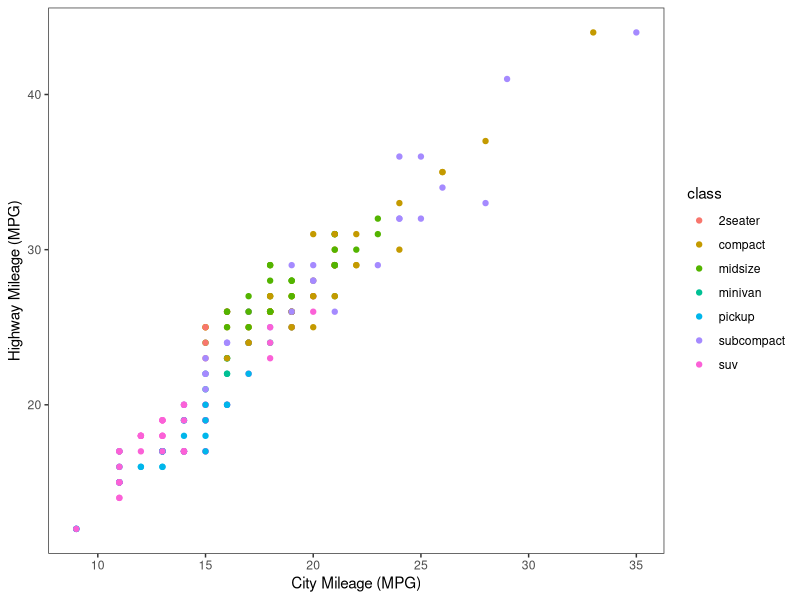
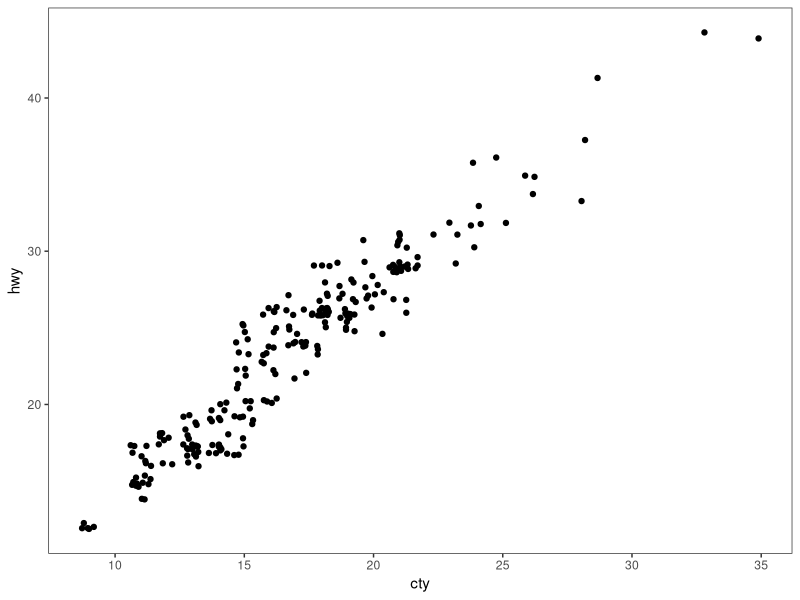
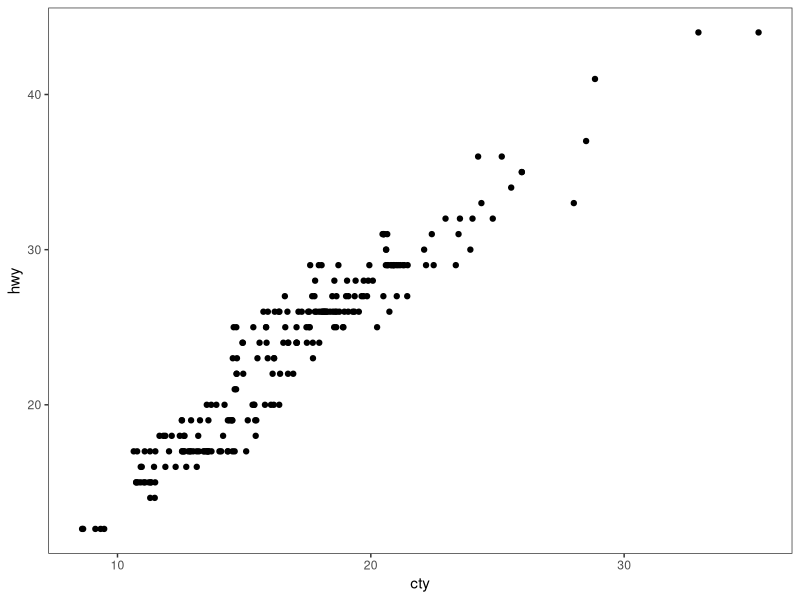
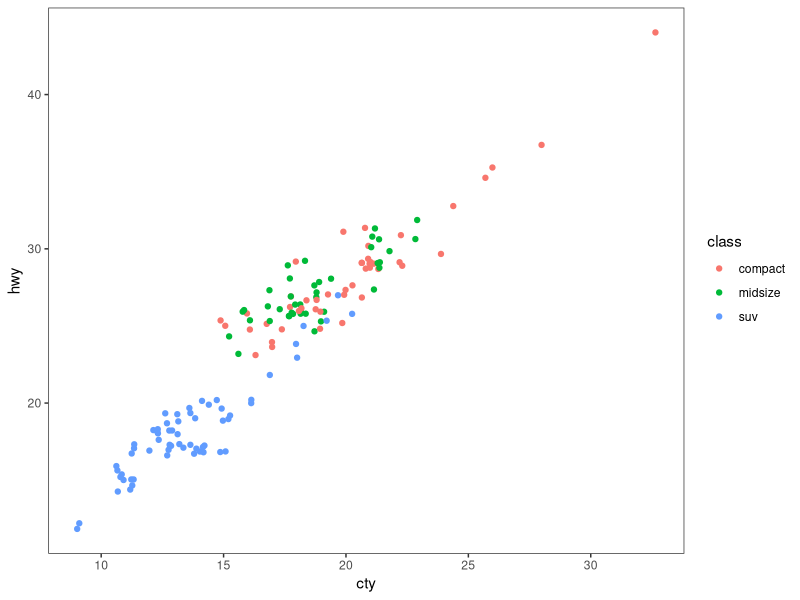
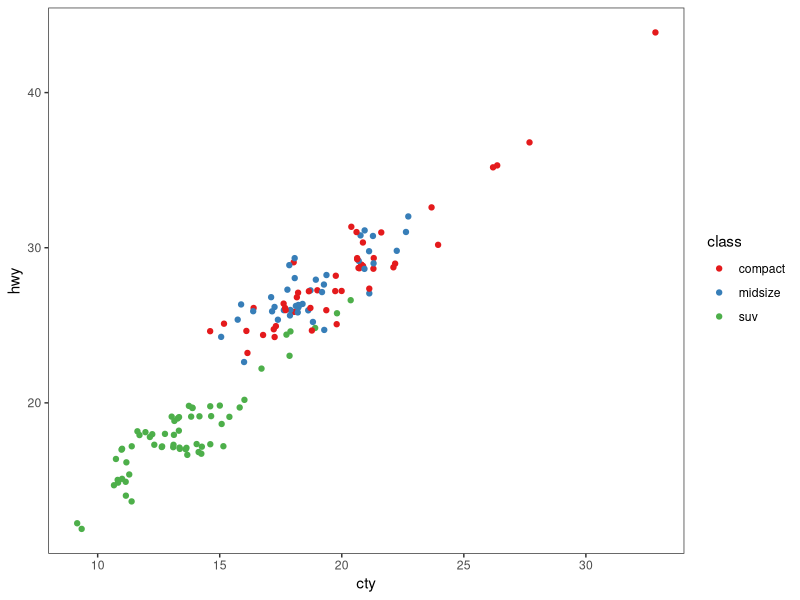
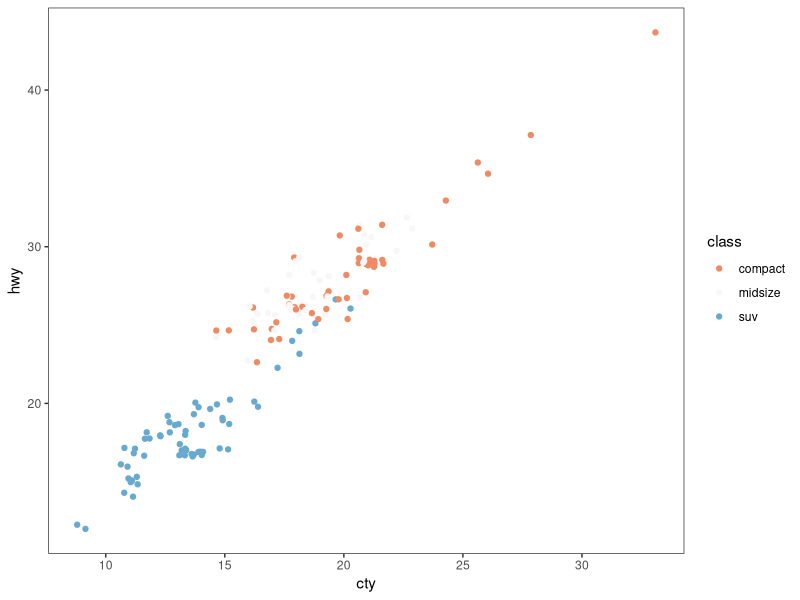
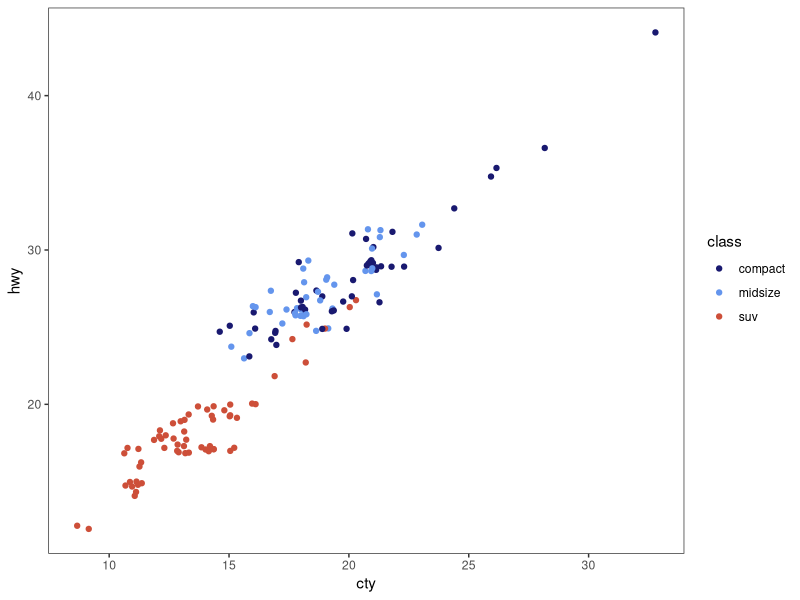
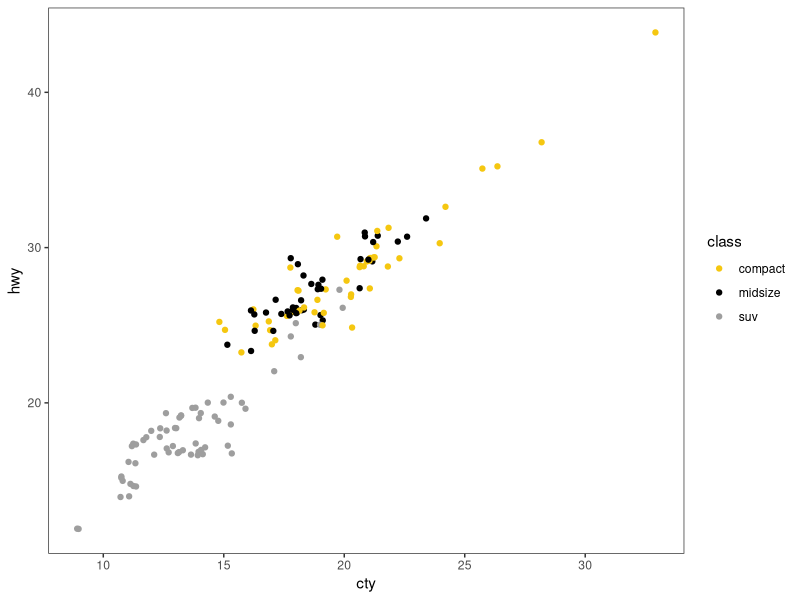

These figures' R source, in order: (Note: this script raises an error after producing the figures.)
# ---------------------------------------------------------- #
#### MODULE 3: Plot even more data!                       ####               
# ---------------------------------------------------------- #

## OBJECTIVE:
# 1. To develop a "grammar of graphics".
# 2. To become comfortable using ggplot2 for exploratory data visualization.


# ---------------------------------------------------------- #
#### SET UP:                                              ####
# ---------------------------------------------------------- #
# REMINDER: In RStudio, open the Rproject for our course (UNCG_DataWrangling), 
# pull any changes from GitHub, and navigate to the branch you created for 
# yourself (just a single branch for the whole semester) in RStudio's Git tab.
# Open this week's assignment in this new branch to complete and submit on GitHub.
# Ideally, you'll commit your answers a bit at a time as you work through
# this assignment, rather than committing all at once at the end.

# Reminder of some helpful resources for graphing in R:
# ggplot Cookbook: http://www.cookbook-r.com/Graphs/
# Official ggplot2 Book: https://ggplot2-book.org/
# Themes in ggplot2: https://ggplot2-book.org/polishing.html#themes

# In ggplot2, aesthetic means “something you can see”. Each aesthetic is a
# mapping between a visual cue and a variable.
# Examples include:
# position (i.e., on the x and y axes)
# color (“outside” color)
# fill (“inside” color)
# shape (of points)
# line type
# size

# Each type of geometric object (geom) accepts only a subset of all aesthetics.
# Refer to the geom help pages to see what mappings each geom accepts. Aesthetic
# mappings are set with the aes() function.

# TASK: We will be using the ggplot2 package for graphing. Fortunately, ggplot2 
# is nested within the tidyverse package (along with many others).
# Start by writing code to load the tidyverse library.
# HINT: see the end of assignment #1 if you forgot how to load a package.


# TASK: Write code below to set your theme to black and white and both your major
# AND minor gridlines to element_blank for all plots you'll be making today.
# HINT: Check back to last week's assignment section 1.9 for setting themes for
# all plots.

library(tidyverse)

theme_set(
  theme_bw() +
    theme(
      panel.grid.major = element_blank(),
      panel.grid.minor = element_blank()))


# ---------------------------------------------------------- #
#### 1.0 CORRELATION                                      ####
# ---------------------------------------------------------- #

# We learned how to make correlations last week, but it never hurts to get
# more practice! Let's start by using a data set built into ggplot2.
# The mpg dataset looks at the gas efficiency of different cars. Run the following
# code to load the data:
data(mpg, package = "ggplot2")

# TASK: Create a scatterplot (i.e., a dot plot) to relate city and highway mileage.
# Color the points by the class of car (class column) and label the x and y axis 
# to be more informative (City Mileage (MPG) vs Highway Mileage (MPG)).
# HINT: Refer back to last week's assignment or the ggplot help resources if you 
# forget how to make a scatterplot.

ggplot(mpg, aes(x = cty, y = hwy, color = class)) +
  geom_point() +
  xlab("City Mileage (MPG)") +
  ylab("Highway Mileage (MPG)")

# Looks alright, but the graph may be hiding some information...
# QUESTION: How many data points are in the mpg dataframe?

nrow(mpg)
##234

# QUESTION: Approximately how many dots are in the graph you just made? How does
# that compare to the number of observations in the dataframe?

##There are about 75 dots visible but there are actually 234 observations because many points overlap.

# Try another correlation-focused geom that addresses this problem by running
# the following code:
ggplot(data=mpg, aes(x=cty, y=hwy)) + 
  geom_jitter()


# QUESTION: What happened when you created the plot with geom_jitter?

##The points are spread out

# QUESTION: Run the code to create a plot using geom_jitter a second time. Then run it
# again and again. What happens each time? Why is this happening?

##The points shift around a little due to being randomly placed.

# TASK: The default in geom_jitter is to jitter (or slightly move) the points away
# from each other in both the x and y directions. Check the help file for geom_jitter
# and write code below to make a graph where you jitter points in only the x-dimension
# by 0.5.

ggplot(data = mpg, aes(x = cty, y = hwy)) + 
  geom_jitter(width = 0.5, height = 0)

# ---------------------------------------------------------- #
#### 1.1 DETOUR! COLORS, COLORS, COLORS                   ####
# ---------------------------------------------------------- #

# Our world is so colorful, and our graphs can be too! But we want to be mindful
# of our color choices to not only be beautiful, but also informative and accessible.

# TASK: Create a new dataframe that filters our mpg data down to only information
# for car classes compact, midsize, and suv using an %in% statement. Name your 
# new dataframe mpgSubset.
# HINT: Refer back to the Transform assignment if you want help with %in% (or 
# try googling!)

mpgSubset <- mpg %>%
  filter(class %in% c("compact", "midsize", "suv"))

# ggplot has lots of nice (and some not so nice) built-in color palettes that we 
# can use to fill our bars with color. Try running the following code:
ggplot(data=mpgSubset, aes(x=cty, y=hwy, color=class)) +
  geom_jitter()

# The code above supplies us with ggplot's default color palette, which I find not
# so pleasing. Let's try to change this!

# We can add a statement specifying the scale of colors we would prefer. One way
# to do this is to use other pre-set palettes from ggplot. Run the code below to 
# ask ggplot to use the color brewer's palette called Set 1.
ggplot(data=mpgSubset, aes(x=cty, y=hwy, color=class)) +
  geom_jitter() +
  scale_color_brewer(palette="Set1")

# Alternatively, we could use the "RdBu" palette:
ggplot(data=mpgSubset, aes(x=cty, y=hwy, color=class)) +
  geom_jitter() +
  scale_color_brewer(palette="RdBu")

# QUESTION: Investigate the color brewer's range of palettes at this website: 
# https://r-graph-gallery.com/38-rcolorbrewers-palettes.html
# What do you notice about the colors chosen from each of the palettes that we
# used above? (i.e., does it use the first three colors in the palette? The last
# three? Some other combination?)

##uses three colors from the chosen palette to match the three car classes. 

# We could also pick out EXACTLY which colors we want for our figure. 
# There are 4 main ways to specify colors in R:
### by name
### by number
### by Hex code
### with the rgb() function

# By Name: R allows you to call more than 600 colors by name! Run the following
# code to see a list:
colors()

# We can put in the colors we chose for each variable by adding the 
# scale_color_manual() function to our plot. Try it out by running the following
# code:
ggplot(data=mpgSubset, aes(x=cty, y=hwy, color=class)) +
  geom_jitter() +
  scale_color_manual(values=c('midnightblue', 'cornflowerblue', 'tomato3'))


# You can also chose colors by number, which are assigned in R.

# TASK: Copy and paste the code to make our scatterplot and replace the color names
# with three numbers of your choice (between 1 and 657). How does your new figure look?
# HINT: remember to remove the quotation marks when calling numbers.

ggplot(data = mpgSubset, aes(x = cty, y = hwy, color = class)) +
  geom_jitter() +
  scale_color_manual(values = c(23, 89, 456))

##Data is same just colors are changed black, yellow, grey.

# QUESTION: How do you think you could figure out which color name belongs to
# each color number?
# HINT: Try creating a dataframe from color() by passing it into the
# as.data.frame() function.

as.data.frame(colors())
##Turned colors into a dataframe

# You can also chose colors by Hex code. A Hex color code is a 6-symbol code made
# of up to three 2-symbol elements (6 symbols in length all together). Each of 
# the 2-symbol elements represents a color value in the Red-Green-Blue (RGB) color
# scale from 0 to 255. Hex codes are written with a # in front of them. Let's try
# out calling our colors using hex code.
ggplot(data=mpgSubset, aes(x=cty, y=hwy, color=class)) +
  geom_jitter() +
  scale_color_manual(values=c('#191970', '#6495ED', '#FF6347'))

# There are two great things about hex codes. First, you can call ANY color you 
# want with a hex code. That is, you're not limited to the 657 colors that are
# in ggplot. By specifying the color by hex code, you can pick literally anything!

# TASK: Google the search term "color picker". This should bring up google's color
# picker (in addition to a billion other color picking websites). Use this color
# picker to generate the hex codes for three new colors of your choice. Then copy
# and paste the above code, replacing the hex codes with your color choices.


# The second great thing about hex codes is that you can control the transparency
# of your colors. Transparency is set in a hex code by adding two extra symbols
# to the end, which together make up the "alpha" element. Adding 00 to the end 
# of your hex code will make your color completely transparent, while adding FF 
# to the end will make it completely opaque. Any number/letters in-between will 
# result in partial transparency. You can find a complete list of transparencies
# between 0-100% here: https://gist.github.com/lopspower/03fb1cc0ac9f32ef38f4

ggplot(data = mpgSubset, aes(x = cty, y = hwy, color = class)) +
  geom_jitter() +
  scale_color_manual(values = c("#2E86AB", "#F18F01", "#C73E1D"))

# TASK: Try out transparency by copying and pasting your graph code below and
# adding the alpha element to the end of each of your hex codes to make your
# first color 0% transparent, your second color 50% transparent, and your third
# color 100% transparent.

ggplot(data = mpgSubset, aes(x = cty, y = hwy, color = class)) +
  geom_jitter() +
  scale_color_manual(values = c("#2E86AB00", "#F18F0180", "#C73E1DFF"))

# QUESTION: What happened to the point that you set to 100% transparent?

##Became invisible

# Finally, we can set our colors using the rgb() function. This operates very
# similarly to the hex code, where you can pick exactly the color and transparency
# you want. Try it out by running the following code:
ggplot(data=mpgSubset, aes(x=cty, y=hwy, color=class)) +
  geom_jitter() +
  scale_color_manual(values=c(rgb(.10, .10, .44, 1), rgb(.39, .58, .93, 1), rgb(1.0, .39, .28, 1)))

# TASK: Modify the above code to make all of your points 50% transparent.

ggplot(data = mpgSubset, aes(x = cty, y = hwy, color = class)) +
  geom_jitter() +
  scale_color_manual(values = c(
    rgb(.10, .10, .44, .5),
    rgb(.39, .58, .93, .5),
    rgb(1.0, .39, .28, .5)))

# There are so many inventive and artistic people in the world who have expanded
# the offerings for colors in ggplot. Check out some notable ones listed below
# when choosing colors for this assignment.
### Color-blind friendly palettes: https://github.com/JLSteenwyk/ggpubfigs
### Color palettes from vintage National Parks posters: https://github.com/katiejolly/nationalparkcolors
### Color palettes based on Wes Anderson movies: https://github.com/karthik/wesanderson
### Color palettes from famous Dutch paintings: https://github.com/EdwinTh/dutchmasters


# ---------------------------------------------------------- #
#### 1.2 DETOUR! LEGENDS                                  ####
# ---------------------------------------------------------- #

# When you specify colors in your ggplot code, R throws in a bonus legend for free!
# However, this legend is often not as clear or visually appealing as we might 
# prefer. But as with all geometric objects in ggplot, legends can be easily altered.

# Run the following code to create a scatter plot. Feel free to modify the colors
# as you prefer!
ggplot(data=mpgSubset, aes(x=cty, y=hwy, color=class)) +
  geom_jitter()

# QUESTION: Where did ggplot get the legend title and values from?

##title from varibale name class and values from different categories in class column.

# We could change the title and values in our legend by altering the dataframe
# we are passing into ggplot. But that seems a bit drastic. Instead, we can 
# lean on the same code that specifies our color picks to alter the legend text.
# Try it out by running the following code:
ggplot(data=mpgSubset, aes(x=cty, y=hwy, color=class)) + ##makes the plot and maps cty to x, hwy to y, and class to color
  geom_jitter() + ##shifts points to avoid overlap
  scale_color_manual(values=c('#FCBA03', '#380754', '#496916'), ##choose colors for classes
                     name='Class of Car', ##changes legend title
                     breaks=c('suv', 'midsize', 'compact'), ##legend order
                     labels=c('SUV', 'Midsize', 'Compact')) ##make them all uppercase


# TASK: Label each line of the code above with what it is doing.
# HINT: Check the scale_color_manual help file or ggplot Cookbook for more info.



# IMPORTANT: It is important to pay attention to the order you provide ggplot with 
# your color choices and legend labels! Try running the following code:
ggplot(data=mpgSubset, aes(x=cty, y=hwy, color=class)) + 
  geom_jitter() + 
  scale_color_manual(values=c('#FCBA03', '#380754', '#496916'), 
                     name='Class of Car', 
                     breaks=c('suv', 'midsize', 'compact'), 
                     labels=c('Compact', 'SUV', 'Midsize')) 


# QUESTION: What is wrong with the code above? Why is it so important to be
# careful with the order you pass information into ggplot?

##Labels are in different order. ##Important to be careful so things like this where the legend becomes inaccurate don't happen.

# While changing the legend text and factor order takes place in the scale_color_manual
# step, moving the legend around on the graph page is part of the graph theme. We
# can try this out using the code below:
ggplot(data=mpgSubset, aes(x=cty, y=hwy, color=class)) + 
  geom_jitter() + 
  theme(legend.position='top')


# TASK: Modify the code above to have the legend display along the bottom of
# the figure.

ggplot(data=mpgSubset, aes(x=cty, y=hwy, color=class)) + 
  geom_jitter() + 
  theme(legend.position='bottom')

# We can also have the legend located within the area of the graph itself! We can 
# do this by specifying the coordinates for where the legend should go within the
# graph axes. First we set the legend position and then we set the anchoring 
# position by justifying the legend.
### bottom left: 0,0
### bottom right: 1,0
### top left: 0,1
### top right: 1,1

# Try it out by running the following code:
ggplot(data=mpgSubset, aes(x=cty, y=hwy, color=class)) + 
  geom_jitter() + 
  theme(legend.position=c(1,0), legend.justification=c(1,0))

# QUESTION: What happens if you don't include the code for legend justification
# above?

##legend may end up out of the graph

# TASK: Copy and paste the code from above. Modify it to place the legend in the
# upper left part of the graph.

ggplot(data=mpgSubset, aes(x=cty, y=hwy, color=class)) + 
  geom_jitter() + 
  theme(legend.position=c(0,1), legend.justification=c(0,1))

# Finally, we might want to remove the legend altogether! We would do so by
# modifying the theme as well. 

# TASK: Check the ggplot cookbook to find the legends section. Read what it says 
# about removing the legend. Then copy and paste the graph code from above. Modify
# the code to remove the legend.

ggplot(data=mpgSubset, aes(x=cty, y=hwy, color=class)) + 
  geom_jitter() + 
  theme(legend.position='none')


# ---------------------------------------------------------- #
#### 2.0 DEVIATION                                        ####
# ---------------------------------------------------------- #

# Used to compare variation in values between small number of items (or categories) 
# with respect to a fixed reference.

# Whether the graphical type is a deviation graph or a composition graph (or a 
# ranking graph) may depend on the underlying data structure.

# We used geom_bar() last week with factor data to create a bar graph. But
# geom_bar() is a bit tricky because it can make EITHER a bar graph or a histogram
# depending on the data you give it. The default of geom_bar() is to set stat to 
# count so if you give it just a continuous x value, it will make a histogram. Try
# it with the following code:
ggplot(data=mpg, aes(x=hwy)) + 
  geom_bar()

# In order to have the geom create bars and not a histogram, you must:
# 1) Set stat = identity
# 2) Provide both an x and a y inside the aes(), where x is either a character 
# or factor and y is numeric.

# TASK: Create a dataframe of summary statistics for the mpg data, calculating the
# mean, standard deviation, and standard error for highway mpg grouping by class.
# Name the resulting dataframe highwayMPG and your new variables hwy_mean, hwy_sd,
# and hwy_se.
# HINT: Look back at the Transform assignment if you forget how to summarize the
# data. Also recall, standard error = 1.96*standard deviation.

highwayMPG <- mpg %>%
  group_by(class) %>%
  summarize(
    hwy_mean = mean(hwy),
    hwy_sd = sd(hwy),
    hwy_se = 1.96 * hwy_sd) %>%
  ungroup()

# TASK: Create a bar graph showing the average highway MPG on the y-axis and 
# car class on the x-axis. Fill the bars by class. Add in error bar caps that are 20%
# the width pf the bars.
# HINT: Don't forget to change stat from the default in your geom_bar() statement!

ggplot(data = highwayMPG, aes(x = class, y = hwy_mean, fill = class)) +
  geom_bar(stat = "identity") +
  geom_errorbar(aes(ymin = hwy_mean - hwy_se, ymax = hwy_mean + hwy_se),
                width = 0.2)

# ---------------------------------------------------------- #
#### 2.1 DETOUR! COLORS AND LEGENDS, AGAIN                ####
# ---------------------------------------------------------- #

# Recall that some geometric elements require fills instead of (or sometimes in
# addition to) colors.

# TASK: Create a bar graph with the mpg summary stats with the following parameters:
# (1) Black bar outline
# (2) Bars filled with the color brewer palette "Dark2" using the scale_fill_manual
#     statement
# (3) No legend
# (4) Informative x- and y-axis labels. 

# HINT: Carefully consider whether your color and/or fill should go within an aes() 
# statement, the scale_fill_manual or scale_color_manual statements, or neither.
# If in doubt, try a bunch of ways until it looks how we want it. And consult 
# your helpful ggplot resources on the web.

ggplot(data = highwayMPG, aes(x = class, y = hwy_mean, fill = class)) +
  geom_bar(stat = "identity", color = "black") +
  scale_fill_brewer(palette = "Dark2") +
  theme(legend.position = "none") +
  xlab("Class of Car") +
  ylab("Average Highway MPG")

# ---------------------------------------------------------- #
#### 2.2 DETOUR! AXIS MODIFICATIONS                       ####
# ---------------------------------------------------------- #

# Run the following code, feeling free to modify colors as you prefer:
ggplot(data=highwayMPG, aes(x=class, y=hwy_mean, fill=class)) +
  geom_bar(stat='identity') 

# QUESTION: Where is ggplot getting the x-axis tick labels from?

##from the class column

# Often our tick labels are not the best. We can modify them to be more informative
# or visually appealing by directly modifying the dataframe, but again this feels
# a bit extreme. Instead, we can directly modify the scale of the axis. For axes
# that deal with categories, we are setting the discrete scale. Try it out by
# running the following code:
ggplot(data=highwayMPG, aes(x=class, y=hwy_mean, fill=class)) +
  geom_bar(stat='identity') +
  scale_x_discrete(labels=c('sport', 'compact', 'midsize', 'minivan', 'pickup', 'subcompact', 'SUV'))

# We can also change the scale of the continuous axes, including how large they are
# and where the tick marks fall as follows:
ggplot(data=highwayMPG, aes(x=class, y=hwy_mean, fill=class)) +
  geom_bar(stat='identity') +
  scale_y_continuous(breaks=seq(0, 50, 10)) +

# QUESTION: Try running the code above without the coord_cartesian() statement. 
# What is surprising about the resulting graph? Based on this result, what do you
# think the coord_cartesian() statement does?

##Keeps the graph in visible range.

# We can also add a statement into the scale discrete or continuous statements
# to name our axes, rather than putting in a whole separate step of xlab() or ylab().
# Try it out with the following code:
ggplot(data=highwayMPG, aes(x=class, y=hwy_mean, fill=class)) +
  geom_bar(stat='identity') +
  scale_x_discrete(name='Class of Car') +
  scale_y_continuous(name='Mean Highway MPG')


# Finally, we can flip our axes easily in ggplot as follows:
ggplot(data=highwayMPG, aes(x=class, y=hwy_mean, fill=class)) +
  geom_bar(stat='identity') +
  coord_flip()


# TASK: Let's put it all together. Make a graph of the mpg summary stats with the
# following specifications:
# (1) color by class of car using a color scheme of your choice (not the default)
# (2) plot the class of car on the x-axis and the highway MPG on the y axis
# (3) include better names for the x- and y-axis titles
# (4) include better names for the car classes
# (5) set the scale of the highway mpg to run from 0 to 30 with breaks every 5 
# (6) flip your axes
# (7) remove the legend

ggplot(data = highwayMPG, aes(x = class, y = hwy_mean, fill = class)) +
  geom_bar(stat = "identity") +
  scale_fill_brewer(palette = "Set2") +
  scale_x_discrete(labels = c(
    "2seater",
    "Compact",
    "Midsize",
    "Minivan",
    "Pickup",
    "Subcompact",
    "SUV")) +
  scale_y_continuous(name = "Highway MPG", breaks = seq(0, 30, 5)) +
  coord_cartesian(ylim = c(0, 30)) +
  xlab("Class of Car") +
  coord_flip() +
  theme(legend.position = "none")
# ---------------------------------------------------------- #
#### 3.0 RANKING                                          ####
# ---------------------------------------------------------- #
# Used to compare the position or performance of multiple items with respect to 
# each other. Actual values matters somewhat less than the ranking.

# TASK: Create a dataframe of summary statistics for the mpg data, calculating the
# mean, standard deviation, and standard error for CITY mpg grouping by class.
# Name the resulting dataframe cityMPG and your new variables city_mean, city_sd,
# and city_se.
# HINT: Look back at the Transform assignment if you forget how to summarize the
# data. Also, standard error = 1.96*standard deviation.


# Now we want to plot our data in order from smallest to largest city MPG to get
# a ranking. To do so, we need to use the reorder() function to rearrange the data
# going into our x-axis.
ggplot(cityMPG, aes(x=reorder(class, city_mean), y=city_mean)) + 
  geom_bar(stat="identity")

# TASK: Recreate the above ranking figure to include the following:
# (1) class of car on the x-axis with informative axis and tick labels
# (2) MPG ordered from highest to lowest (hint: try google if you're unsure)
# (3) bars with dary grey outlines and filled by class with your favorite color scheme
# (4) error bars with end caps 30% the width of the bars
# (5) y-axis from 0 to 30 with tick marks every 5
# (6) no legend.


# ---------------------------------------------------------- #
#### 4.0 DISTRIBUTION                                     ####
# ---------------------------------------------------------- #
# When you have lots and lots of data points and want to study where and how the
# data points are distributed.

# Histograms can be accomplished with either geom_bar() or geom_histogram()
ggplot(mpg, aes(hwy)) + 
  geom_histogram()

# TASK: Recreate the graph above, but using geom_bar() instead


# TASK: Try making a histogram with the categorical variable 'manufacturer'.
# What error message do you get?


# QUESTION: What happens when you follow the advice of the error message and 
# make stat='count'?
ggplot(mpg, aes(manufacturer)) + 
  geom_histogram(stat="count")


# TASK: Make a boxplot comparing the distribution of cty (city mileage) for
# each class of car.
# HINT: Look back to last week if you forget how to make a boxplot.


# We can also make a different type of distribution, a violin plot using the 
# geom_violin statement as follows:
ggplot(mpg, aes(x=class, y=cty)) + 
  geom_violin()

# QUESTION: What does a violin plot show? Check google if you're unsure.


# ---------------------------------------------------------- #
#### 5.0 COMPOSITION                                      ####
# ---------------------------------------------------------- #
# Bar charts and pie charts are classic ways of showing composition of a dataset.

# TASK: Let's get some data for this task by determining the number of cars from 
# each car manufacturer in our mpg dataframe. We can do this as follows:
manufacturerFreq <- mpg %>% 
  group_by(manufacturer) %>% 
  summarize(frequency=length(manufacturer)) %>% 
  ungroup()

# TASK: Make a bar graph of the number of cars (frequency) by manufacturer using
# the dataframe we created above.


# We can switch the bar chart you created above into a pie chart simply by changing
# the coordinate system through a series of steps as follows:

ggplot(manufacturerFreq, aes(x=manufacturer, y=frequency)) +
  geom_bar(stat="identity") +
  coord_polar()

ggplot(manufacturerFreq, aes(x=manufacturer, y=frequency, fill=manufacturer)) +
  geom_bar(stat="identity") +
  coord_polar()

ggplot(manufacturerFreq, aes(x="", y=frequency, fill=manufacturer)) +
  geom_bar(stat="identity", width=1) +
  coord_polar()

ggplot(manufacturerFreq, aes(x="", y=frequency, fill=manufacturer)) +
  geom_bar(stat="identity", width=1) +
  coord_polar(theta="y")

ggplot(manufacturerFreq, aes(x="", y=frequency, fill=manufacturer)) +
  geom_bar(stat="identity", width=1) +
  coord_polar(theta="y", start=0) +
  theme_void() +
  theme(legend.title = element_text(size = 12.5), 
        legend.text  = element_text(size = 8.5),
        legend.key.size = unit(.75, "lines"))

# TASK: Annotate the code below to describe what each line does:
ggplot(manufacturerFreq, aes(x="", y=frequency, fill=manufacturer)) +
  geom_bar(stat="identity", width=1) +
  coord_polar(theta="y", start=0) +
  theme_void() +
  theme(legend.title = element_text(size = 12.5), 
        legend.text  = element_text(size = 8.5),
        legend.key.size = unit(.75, "lines"))


# ---------------------------------------------------------- #
#### 6.0 CHANGE                                           ####
# ---------------------------------------------------------- #

# Time series are often best visualized with line graphs. Let's try this out
# with some new data:
data("economics")

# TASK: Use the economics dataset to plot the number of people who are unemployed
# over time (unemploy vs date). Make a scatterplot, then connect the points with 
# lines using geom_line().
# HINT: use ?economics to get more information about this dataset.




# ---------------------------------------------------------- #
#### GROUPS AND MAPS                                      ####
# ---------------------------------------------------------- #

# Let's save these for group project options, this assignment is really long!









# REMEMBER: Save and push your script when you're done with this assignment!
